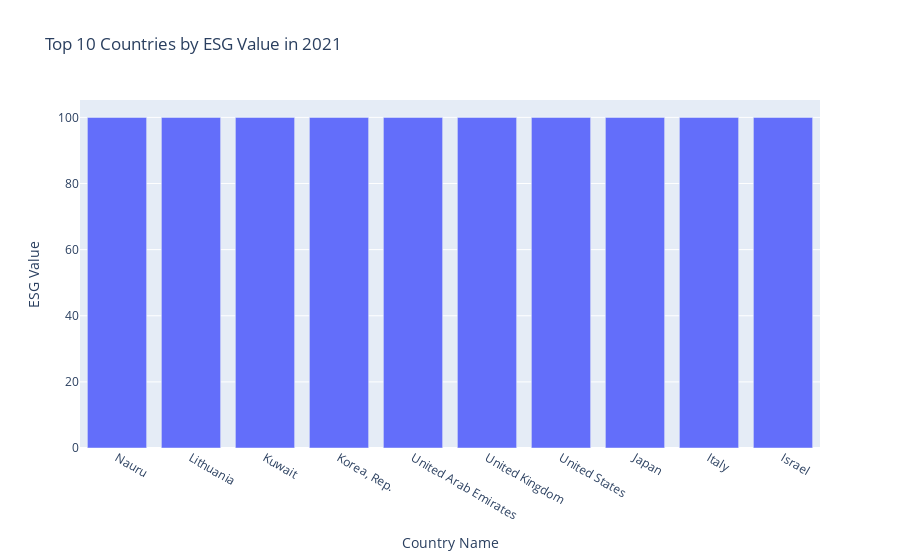

The code cell stored with this chart in its notebook:
### Code cell
# Top 10 countries by ESG value in 2021
top_countries_2021 = data_cleaned[['Country Name', '2021']].dropna()
top_countries_2021 = top_countries_2021.sort_values(by='2021', ascending=False).head(10)
fig_top = px.bar(top_countries_2021, x='Country Name', y='2021', 
                 title='Top 10 Countries by ESG Value in 2021')
fig_top.update_layout(xaxis_title='Country Name', yaxis_title='ESG Value')
fig_top.show()

### Figure 1 — Plotly figure (JSON) as saved in the notebook; plotly's stock layout.template omitted (floating-point values rounded to 4 significant figures)
{"data": [{"alignmentgroup": "True", "hovertemplate": "Country Name=%{x}<br>2021=%{y}<extra></extra>", "legendgroup": "", "marker": {"color": "#636efa", "pattern": {"shape": ""}}, "name": "", "offsetgroup": "", "orientation": "v", "showlegend": false, "textposition": "auto", "type": "bar", "x": ["Nauru", "Lithuania", "Kuwait", "Korea, Rep.", "United Arab Emirates", "United Kingdom", "United States", "Japan", "Italy", "Israel"], "xaxis": "x", "y": [100, 100, 100, 100, 100, 100, 100, 100, 100, 100], "yaxis": "y"}], "layout": {"barmode": "relative", "legend": {"tracegroupgap": 0}, "title": {"text": "Top 10 Countries by ESG Value in 2021"}, "xaxis": {"anchor": "y", "domain": [0, 1], "title": {"text": "Country Name"}}, "yaxis": {"anchor": "x", "domain": [0, 1], "title": {"text": "ESG Value"}}}}
